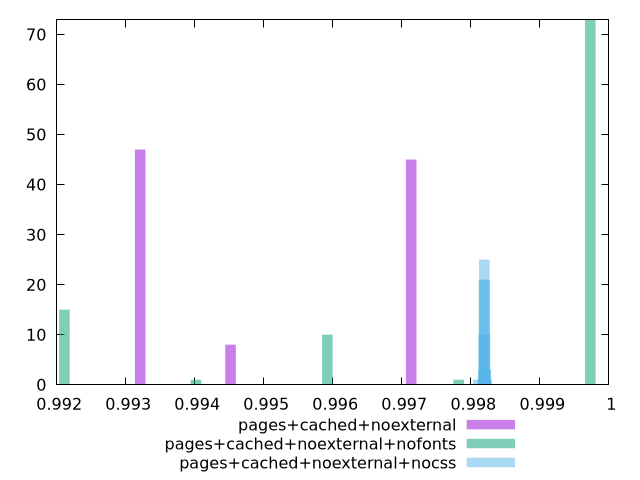

Write the gnuplot code that produced this figure.
$_pagesCachedNoexternal <<EOF
0.993210557399875 47
0.994519135209361 8
0.997136290828333 45
EOF
$_pagesCachedNoexternalNofonts <<EOF
0.9997301795007101 73
0.9921131876568952 15
0.9959216835788026 10
0.9940174356178488 1
0.9978259315397563 1
EOF
$_pagesCachedNoexternalNocss <<EOF
0.9981957028225404 25
0.9981793279524995 3
0.9982011611125541 21
0.9982066194025677 10
0.9981902445325268 21
0.9982120776925814 3
0.9981847862425132 10
0.9982229942726086 1
0.998217535982595 3
0.9981684113724723 1
0.9981083701823223 1
0.9982284525626222 1
EOF
set key outside below
set terminal pngcairo
set output "report_00005_2020-11-02T22-26-11.212Z/first-cpu-idle/first-cpu-idle_pages+cached+noexternal_pages+cached+noexternal+nofonts_pages+cached+noexternal+nocss+hist.png"
set boxwidth 0.0001523398368762985
set style fill transparent solid 0.5 noborder
set yrange [0:73]
plot $_pagesCachedNoexternal title "pages+cached+noexternal" with boxes ,$_pagesCachedNoexternalNofonts title "pages+cached+noexternal+nofonts" with boxes ,$_pagesCachedNoexternalNocss title "pages+cached+noexternal+nocss" with boxes ,
